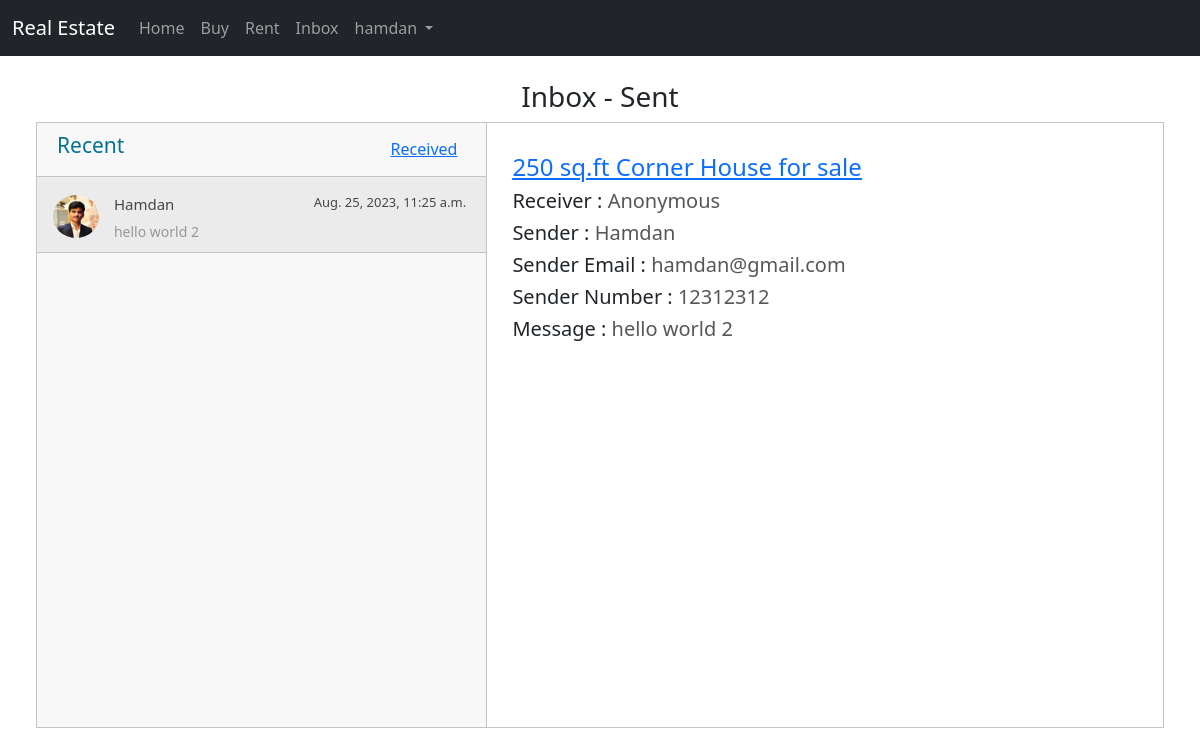
Page /social/sent/4 (signed in) on the earlier database version.
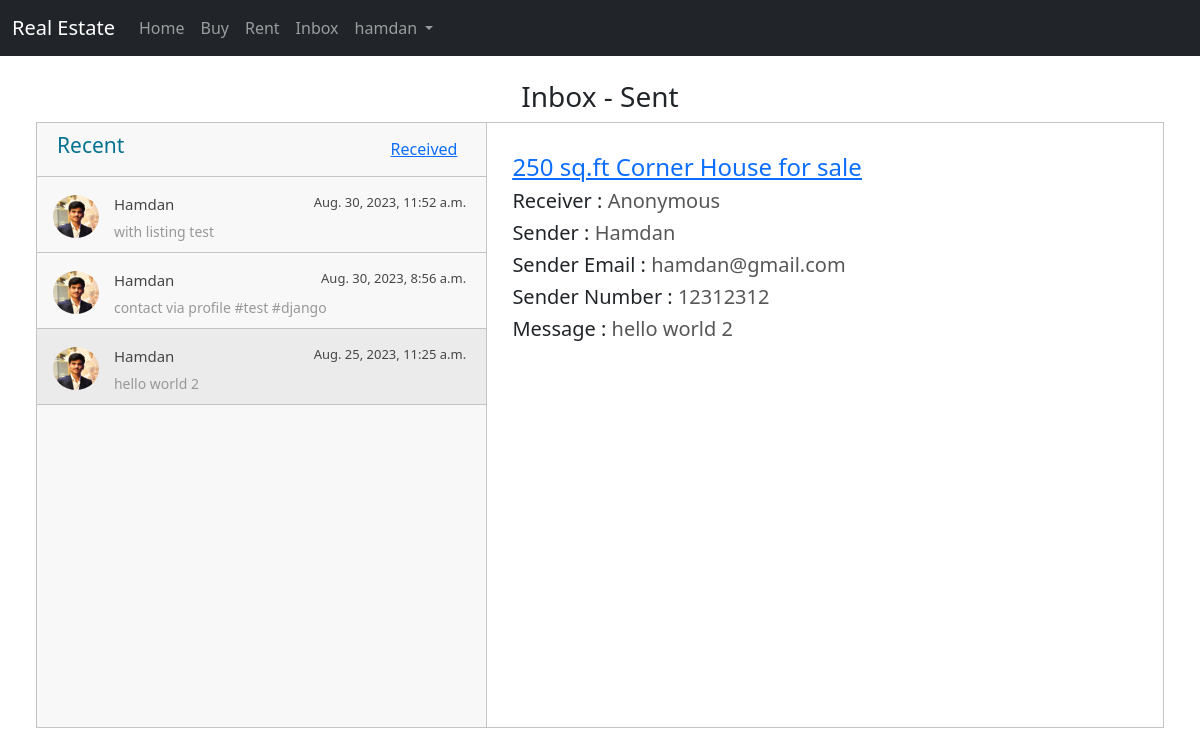
Same page on the later database version.
### social/models.py (models this page shows, shortened)
class Message(models.Model):
    sender = models.ForeignKey(
        CustomUser, on_delete=models.CASCADE, related_name="sender_messages", blank=True, null=True)
    receiver = models.ForeignKey(
        CustomUser, on_delete=models.CASCADE, related_name="reciever_messages", blank=True, null=True)
    sender_name = models.CharField(max_length=200, blank=True, null=True)
    sender_email = models.EmailField(blank=True, null=True)
    sender_number = models.CharField(max_length=15, blank=True, null=True)
    message_text = models.TextField(blank=True, null=True)
    property = models.ForeignKey(Property, on_delete=models.CASCADE,
                                 related_name="property_messages", blank=True, null=True)
    sent_at = models.DateTimeField(
        default=timezone.now)

### users/models.py (models this page shows, shortened)
class Profile(models.Model):
    user = models.OneToOneField(CustomUser, on_delete=models.CASCADE)
    first_name = models.CharField(max_length=100, blank=True)
    last_name = models.CharField(max_length=100, blank=True)
    contact_number = models.CharField(max_length=20, blank=True,)
    city = models.CharField(max_length=100, blank=True)
    profile_pic = models.ImageField(upload_to=profile_pic_path, blank=True,)
    description = models.CharField(max_length=500, null=True, blank=True)

### market/models.py (models this page shows)
class Property(models.Model):
    UNIT_CHOICES = [
        ("Square feet", "sq.ft"),
        ("Square meters", "sq.m"),
        ("Marla", "marla"),
        ("Kanal", "kanal"),
    ]
    SALE_CHOICES = [
        ("Sell", "Sell"),
        ("Rent", "Rent"),
    ]
    PROVINCE_CHOICES = [
        ("Sindh", "S"),
        ("Punjab", "P"),
        ("Balochistan", "B"),
        ("KPK", "K"),
    ]
    title = models.CharField(max_length=300, blank=True, null=True)
    owner = models.ForeignKey(
        settings.AUTH_USER_MODEL, on_delete=models.CASCADE, blank=True, null=True)
    type = models.ForeignKey(
        PropertyType, on_delete=models.CASCADE, related_name="property", blank=True, null=True)
    sale_type = models.CharField(
        max_length=10, choices=SALE_CHOICES, blank=True, null=True)
    address = models.CharField(max_length=500, blank=True, null=True)
    price = models.IntegerField(blank=True, null=True)
    size = models.IntegerField(blank=True, null=True)
    size_unit = models.CharField(
        choices=UNIT_CHOICES, blank=True, null=True, max_length=100)
    description = models.TextField(blank=True, null=True)
    province = models.CharField(
        choices=PROVINCE_CHOICES, max_length=40, null=True, blank=True)
    city = models.ForeignKey(
        City, on_delete=models.CASCADE, related_name="property_city", null=True, blank=True)
    area = models.ForeignKey(
        Area, on_delete=models.CASCADE, related_name="area", null=True, blank=True)
    added_at = models.DateTimeField(
        default=timezone.now, blank=True, null=True)
    def __str__(self):
        return self.title

### social/views.py (the view)
# urls.py: path('sent/<str:msg_id>', InboxSentView,
@login_required
def InboxSentView(request, msg_id):
    msgs = Message.objects.filter(sender=request.user).order_by("-sent_at")
    all_users = [i.receiver for i in msgs]
    print(all_users)
    msg_data = msgs.get(id=msg_id)
    context = {
        'chats': all_users,
        'msgs': msgs,
        'msg_data': msg_data,
        'is_sent': True
    }
    return render(request, 'social/inbox.html', context)

### social/templates/social/inbox.html (shortened to what the changed rows need)
{% extends 'market/base.html' %}
{% load static %}
{% block additional_css %}
    <link rel="stylesheet" href="{% static 'css/messages.css' %}">
{% endblock %}
{% block content %}
<main>
    <div class="container">
        <div class="messaging">
            <div class="inbox_msg">
                <div class="inbox_people">
                    <div class="inbox_chat">
                        {% for msg in msgs  %}
                            {% if is_sent %}
                                <a href="{% url 'social:inbox_sent' msg.id %}">
                            {% else %}
                                <a href="{% url 'social:inbox_received' msg.id %}">
                            {% endif %}
                                    <div class="chat_list {% if msg.id == msg_data.id %}active_chat{% endif %}">
                                        <div class="chat_people">
                                            <div class="chat_img" style="border-radius: 50%;
                                            overflow: hidden;"> <img src="{% if msg.sender.profile.profile_pic %}{{ msg.sender.profile.profile_pic.url }}{% else %}https://static.vecteezy.com/system/resources/previews/014/554/760/original/man-profile-negative-photo-anonymous-silhouette-human-head-businessman-worker-support-illustration-vector.jpg{% endif %}" alt="sunil"> </div>
                                            <div class="chat_ib">
                                                <h5>{{ msg.sender_name }}<span class="chat_date">{{msg.sent_at}}</span></h5>
                                                <p>{{ msg.message_text|slice:":40"|default:'' }}{% if msg.message_text|length > 40 %}...{% endif %}</p>
                                            </div>
                                        </div>
                                    </div>
                                </a>
                        {% endfor %}
                    </div>
                </div>
                <div class="mesgs">
                    <div class="msg_history">
                        {% if msg_data %}
                            {% if msg_data.property %}
                                <a href="{% url 'market:listing_data' msg_data.property.id %}">
                                    <h4 style="text-decoration: underline;">{{ msg_data.property }}</h4>
                                </a>
                            {% else %}
                                <h4 style="text-decoration: underline;">Direct Message</h4>
                            {% endif %}
                            {% if is_sent %}
                                <h5>Receiver :
                                    <span>{% if msg_data.receiver.profile.first_name %}{{msg_data.receiver.profile.first_name}}{% else %}{{msg_data.receiver}}{% endif %}</span>
                                </h5>
                            {% endif %}
                            <h5>Sender : <span>{{msg_data.sender_name}}</span></h5>
                            <h5>Sender Email : <span>{{msg_data.sender_email}}</span></h5>
                            <h5>Sender Number : <span>{{msg_data.sender_number}}</span></h5>
                            <h5>Message : <span>{{msg_data.message_text}}</span> </h5>
                        {% elif none_sent %}
                            <h4>{{ none_sent_text }} <a href="{% url 'market:listing' %}">View Listings</a></h3>
                        {% else %}
                            {% if msgs.count > 0 %}
                                <h4>Tap on any conversation to view it.</h3>
                            {% else %}
                                <h4>No messages received.</h3>
                            {% endif %}
                        {% endif %}
                    </div>
                </div>
            </div>
        </div>
    </div>
</main>
{% endblock %}

Differences in the rows shown:
added Message: sender.profile_pic (picture), sender_name "Hamdan", sent_at "Aug. 30, 2023, 11:52 a.m.", message_text "with listing test"
added Message: sender.profile_pic (picture), sender_name "Hamdan", sent_at "Aug. 30, 2023, 8:56 a.m.", message_text "contact via profile #test #django"
